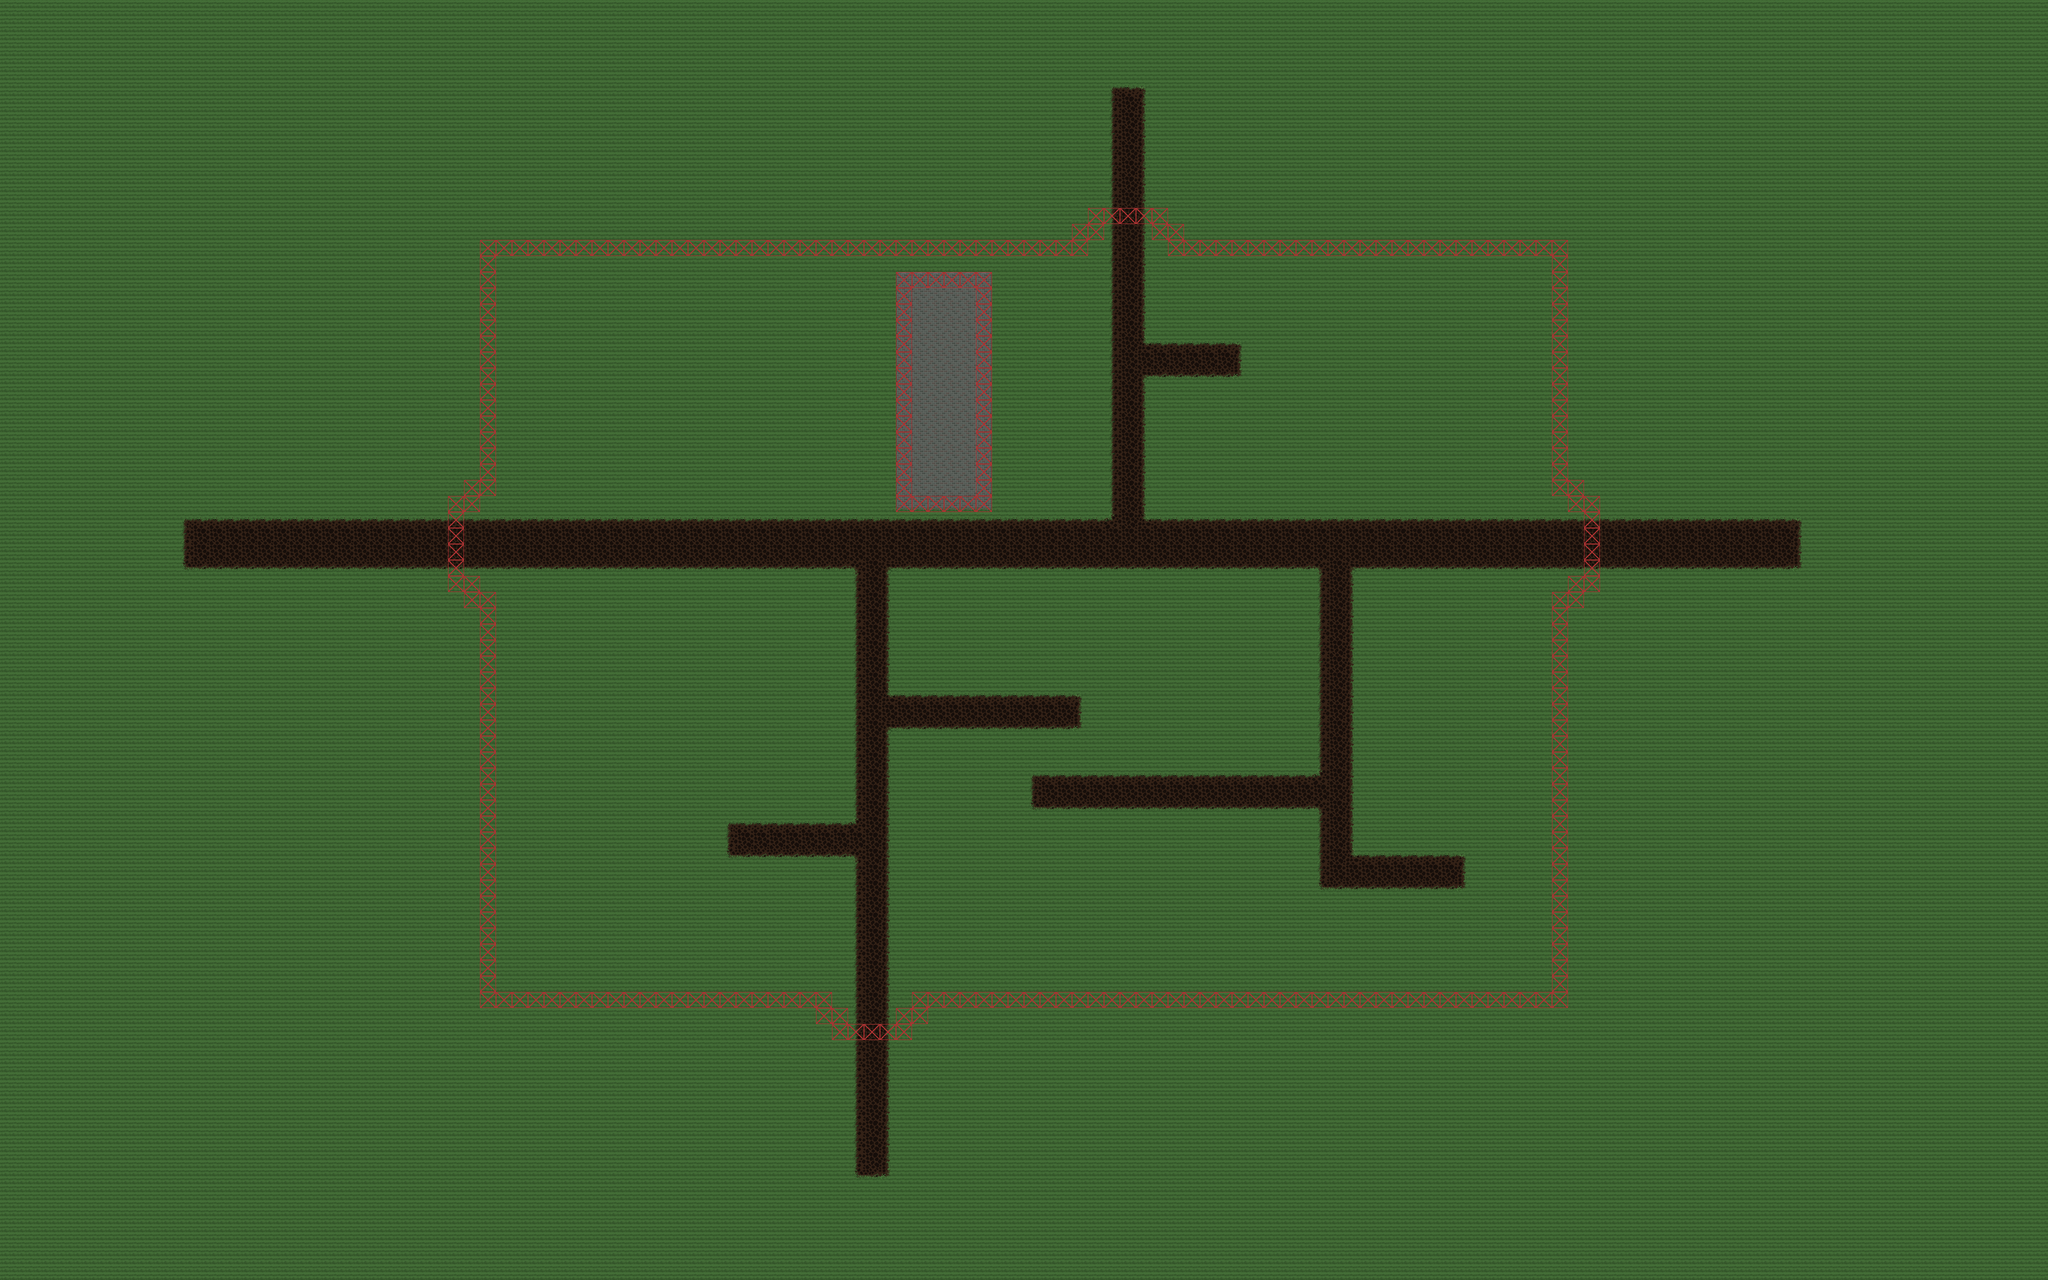

A 2D game scene composited from a Tiled map and its tileset images. What follows is a short description and the map's XML, with each tile layer's data collapsed to a summary:
An orthogonal 128x80 tile map with 32x32 px tiles, 2 tile layers (Ground, Barrier), 1 hidden layer not drawn, 4 tilesets and 9 objects (5x PlayerSpawn, 4x Exitpoint).

<map version="1.10" tiledversion="1.10.2" orientation="orthogonal" renderorder="right-down" width="128" height="80" tilewidth="32" tileheight="32" infinite="0" nextlayerid="12" nextobjectid="25">
 <editorsettings>
  <export target="../Sprites/test/test.csv" format="csv" />
 </editorsettings>
 <tileset firstgid="1" source="../../Sprites/Ground Tiles/Cobble road grass tileset.tsx" />
 <tileset firstgid="19" source="../../Sprites/Buildings/Wall.tsx" />
 <tileset firstgid="28" source="../../Sprites/DEV resources/Barrier.tsx" />
 <tileset firstgid="29" source="../../Sprites/DEV resources/Player Spawn.tsx" />
 <layer id="1" name="Ground" width="128" height="80">
  <data>[10240 cells, 10240 non-empty, 26 distinct tile ids]</data>
 </layer>
 <group id="10" name="Spawnpoints" visible="0">
  <objectgroup id="9" name="Spawnpoint">
   <object id="10" name="West" type="PlayerSpawn" x="1024" y="1056">
    <point />
   </object>
   <object id="12" name="Center" type="PlayerSpawn" x="1728" y="1056">
    <point />
   </object>
   <object id="13" name="North" type="PlayerSpawn" x="2240" y="544">
    <point />
   </object>
   <object id="14" name="East" type="PlayerSpawn" x="3040" y="1056">
    <point />
   </object>
   <object id="15" name="South" type="PlayerSpawn" x="1728" y="1920">
    <point />
   </object>
  </objectgroup>
  <layer id="7" name="Spawnpoint" width="128" height="80">
   <data>[10240 cells, 5 non-empty, 1 distinct tile ids]</data>
  </layer>
 </group>
 <layer id="8" name="Barrier" width="128" height="80">
  <data>[10240 cells, 282 non-empty, 1 distinct tile ids]</data>
 </layer>
 <objectgroup id="11" name="Exitpoint">
  <object id="19" name="TestWest" type="Exitpoint" x="896" y="992" width="96" height="192" />
  <object id="20" name="TestSouth" type="Exitpoint" x="1664" y="1984" width="160" height="96" />
  <object id="21" name="TestNorth" type="Exitpoint" x="2176" y="416" width="160.002" height="96" />
  <object id="22" name="TestEast" type="Exitpoint" x="3104" y="992" width="96" height="192" />
 </objectgroup>
</map>
